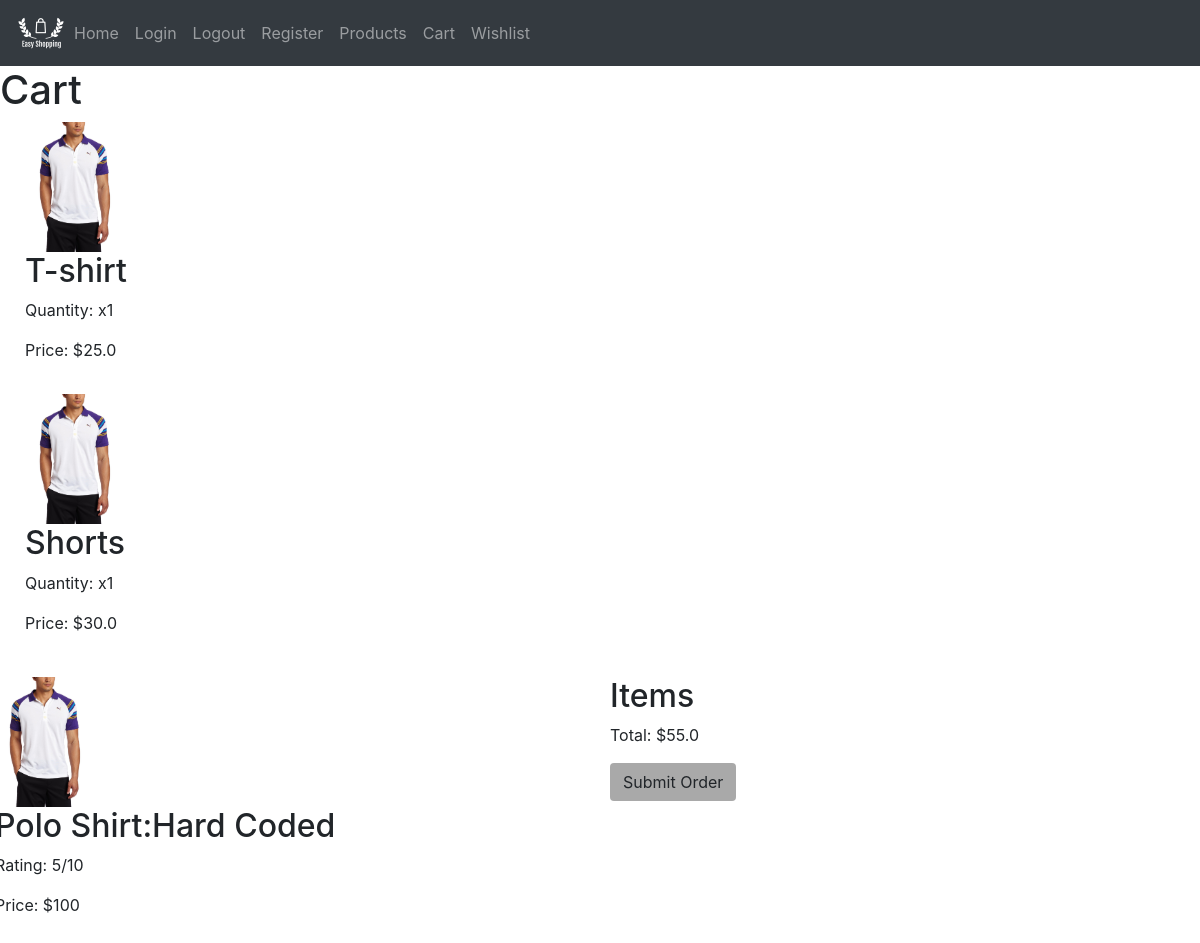
/cart, run on an earlier commit of the app's database.
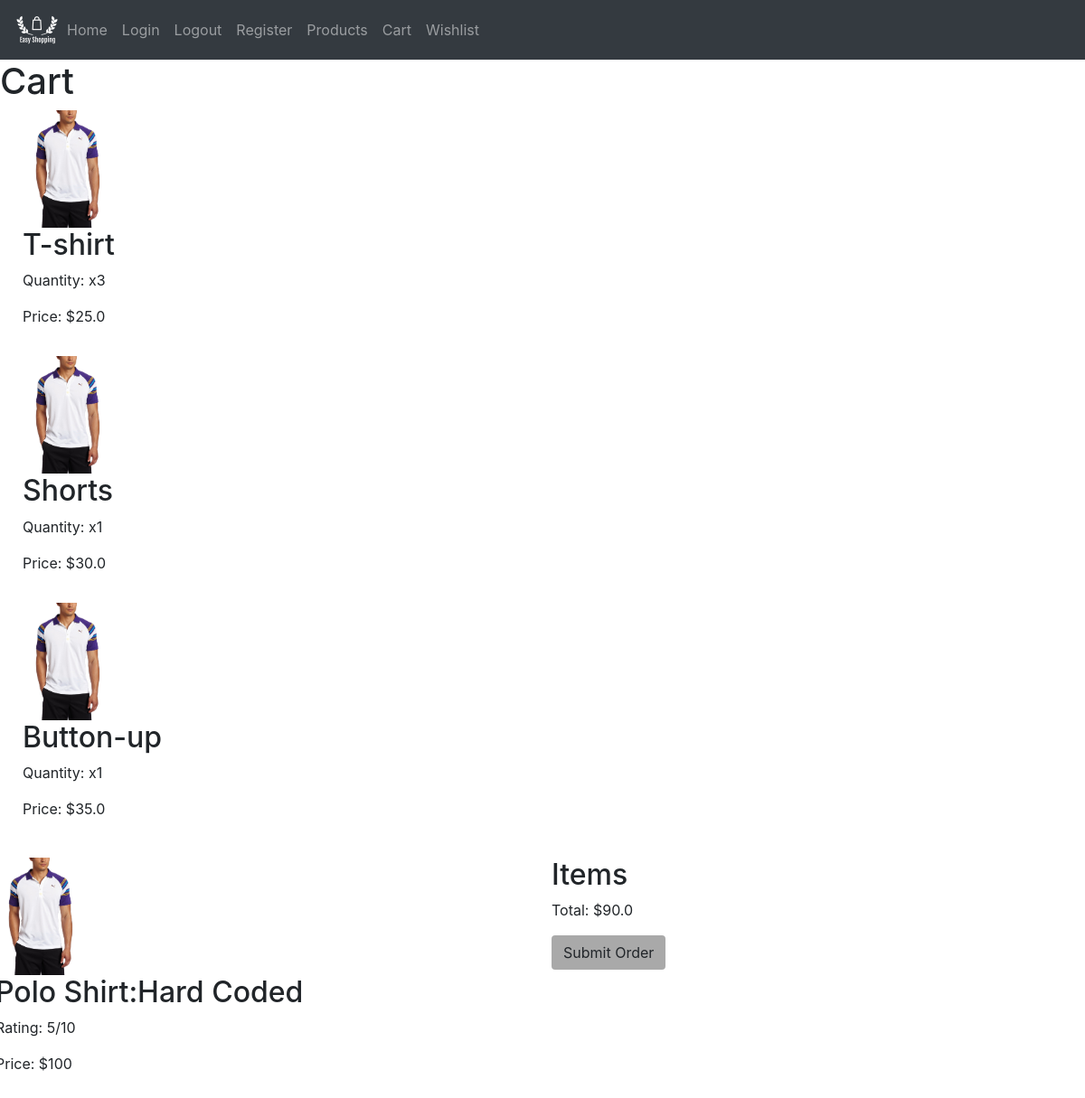
And on a later commit of the database.
### ShoppingApp/models.py (models this page shows)
class CartItem(db.Model):
    __tablename__ = 'cart_table'
    id = db.Column(db.Integer, primary_key=True)
    itemname = db.Column(db.String(64), unique=True, nullable=False)
    itemquantity = db.Column(db.Integer)
    itemprice = db.Column(db.Float)

### ShoppingApp/routes.py (the view)
@app.route('/cart', methods=['GET'])
def cart():
    title = 'Cart'
    cartitems = CartItem.query.all()
    totalprice = 0.0
    for item in cartitems:
        totalprice += item.itemprice
    return render_template('cart.html', cartitems=cartitems, title=title, totalprice=totalprice)

### ShoppingApp/templates/cart.html (shortened to what this page needs)
{% extends "base.html" %}
{% block content %}
<h1>{{title}}</h1>
{% for item in cartitems %}
<ul>
    <div class="row">
        <form action="" method="POST">
            <img src=/static/images/polo.jpg width=100px>
            <h2>{{item.itemname}}</h2>
            <p>Quantity: x{{item.itemquantity}}</p>
            <p>Price: ${{item.itemprice}}</p>
        </form>
    </div>
</ul>
{% endfor %}
<div class="row">
    <div class="column">
        <img src=/static/images/polo.jpg width=100px>
        <h2>Polo Shirt:Hard Coded</h2>
        <p> Rating: 5/10</p>
        <p> Price: $100</p>
    </div>
    <div class="column">
        <h2>Items</h2>
        <p> Total: ${{totalprice}}</p>
        <button class="btn" style="background-color: darkgray;">Submit Order</button>
    </div>
</div>
{% endblock content %}

### ShoppingApp/templates/base.html (shortened to what this page needs)
<!DOCTYPE html>
<html lang="en" dir="ltr">
    <link rel ='stylesheet' href ="static/css/main.css" >
    <link rel="stylesheet" href="https://stackpath.bootstrapcdn.com/bootstrap/4.3.1/css/bootstrap.min.css">
<head>
</head>
<nav class="navbar navbar-expand-md navbar-dark bg-dark top">
   <img class= "img" alt = "logo" src="static/images/logo.png" >
    <div class="collapse navbar-collapse" id="navbarsExampleDefault">
      <ul class="navbar-nav mr-auto">
        <li class="nav-item"><a class="nav-link"  href = "{{ url_for('home') }}">Home <span class="sr-only">(current)</span></a></li>
        <li class="nav-item"><a class="nav-link"  href = "{{ url_for('login') }}" >Login</a></li>
        <li class="nav-item"><a class="nav-link"  href = "{{ url_for('logout') }}" >Logout</a></li>
        <li class="nav-item"><a class="nav-link"  href = "{{ url_for('register') }}">Register</a></li>
        <li class="nav-item"><a class="nav-link"  href = "{{ url_for('product') }}" >Products</a></li>
        <li class="nav-item"><a class="nav-link"  href = "{{ url_for('cart') }}">Cart</a></li>
        <li class="nav-item"><a class="nav-link"  href = "{{ url_for('wishlist') }}">Wishlist</a></li>
      </ul>
        </div>
  </nav>
<body>
    {% block content %}{% endblock %}
</body>
</html>

### ShoppingApp/static/css/main.css (style rules this page uses)
.img { height: 50px; width: 50px; }
.column { float: center; width: 50%; padding: 10px; }
.row:after { content: ""; display: table; clear: both; }
body { background-position: center; background-repeat: no-repeat; background-size: cover; position: relative; }
.btn { background-color: black; color: black; font-size: 16px; padding: 12px 24px; border: none; cursor: pointer; border-radius: 5px; }

What changed in the data, as far as the page shows it:
changed CartItem "T-shirt": itemquantity "1" → "3"
added CartItem: itemname "Button-up", itemquantity "1", itemprice "35.0"
Also different on the page:
{{ totalprice }}: "55.0" → "90.0"
